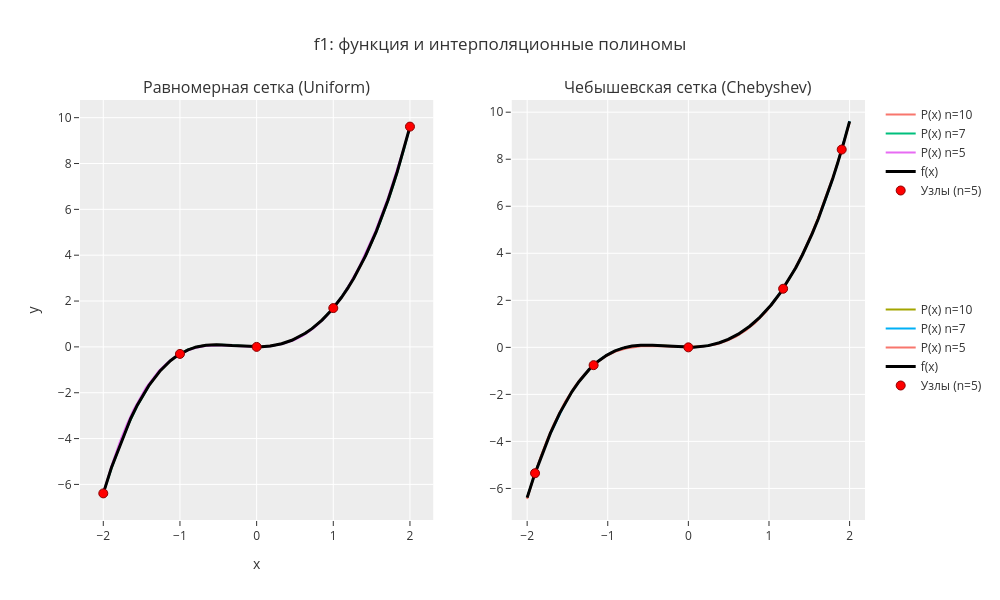

Notebook source saved alongside this figure:
### Code cell
plot_interpolation(dir, "f1", f1, nodes_list)

### Figure 1 — Plotly figure (JSON) as saved in the notebook; plotly's stock layout.template omitted (floating-point values rounded to 4 significant figures; data arrays with more than 128 entries replaced by an {"elided": "..."} marker saying what was removed)
{"data": [{"legendgroup": "uniform", "line": {"width": 2}, "mode": "lines", "name": "P(x) n=10", "type": "scatter", "x": {"elided": "10000 float values"}, "xaxis": "x", "y": {"elided": "10000 float values"}, "yaxis": "y"}, {"legendgroup": "cheb", "line": {"width": 2}, "mode": "lines", "name": "P(x) n=10", "type": "scatter", "x": {"elided": "10000 float values"}, "xaxis": "x2", "y": {"elided": "10000 float values"}, "yaxis": "y2"}, {"legendgroup": "uniform", "line": {"width": 2}, "mode": "lines", "name": "P(x) n=7", "type": "scatter", "x": {"elided": "10000 float values"}, "xaxis": "x", "y": {"elided": "10000 float values"}, "yaxis": "y"}, {"legendgroup": "cheb", "line": {"width": 2}, "mode": "lines", "name": "P(x) n=7", "type": "scatter", "x": {"elided": "10000 float values"}, "xaxis": "x2", "y": {"elided": "10000 float values"}, "yaxis": "y2"}, {"legendgroup": "uniform", "line": {"width": 2}, "mode": "lines", "name": "P(x) n=5", "type": "scatter", "x": {"elided": "10000 float values"}, "xaxis": "x", "y": {"elided": "10000 float values"}, "yaxis": "y"}, {"legendgroup": "cheb", "line": {"width": 2}, "mode": "lines", "name": "P(x) n=5", "type": "scatter", "x": {"elided": "10000 float values"}, "xaxis": "x2", "y": {"elided": "10000 float values"}, "yaxis": "y2"}, {"legendgroup": "uniform", "line": {"color": "black", "width": 3}, "mode": "lines", "name": "f(x)", "type": "scatter", "x": {"elided": "10000 float values"}, "xaxis": "x", "y": {"elided": "10000 float values"}, "yaxis": "y"}, {"legendgroup": "cheb", "line": {"color": "black", "width": 3}, "mode": "lines", "name": "f(x)", "type": "scatter", "x": {"elided": "10000 float values"}, "xaxis": "x2", "y": {"elided": "10000 float values"}, "yaxis": "y2"}, {"legendgroup": "uniform", "marker": {"color": "red", "line": {"color": "darkred", "width": 1}, "size": 9}, "mode": "markers", "name": "Узлы (n=5)", "type": "scatter", "x": [-2.0, -1.0, 0.0, 1.0, 2.0], "xaxis": "x", "y": [-6.391, -0.3069, 0.0, 1.693, 9.609], "yaxis": "y"}, {"legendgroup": "cheb", "marker": {"color": "red", "line": {"color": "darkred", "width": 1}, "size": 9}, "mode": "markers", "name": "Узлы (n=5)", "type": "scatter", "x": [-1.902, -1.176, -1.225e-16, 1.176, 1.902], "xaxis": "x2", "y": [-5.352, -0.7567, -1.837e-48, 2.493, 8.412], "yaxis": "y2"}], "layout": {"annotations": [{"font": {"size": 16}, "showarrow": false, "text": "Равномерная сетка (Uniform)", "x": 0.225, "xanchor": "center", "xref": "paper", "y": 1, "yanchor": "bottom", "yref": "paper"}, {"font": {"size": 16}, "showarrow": false, "text": "Чебышевская сетка (Chebyshev)", "x": 0.775, "xanchor": "center", "xref": "paper", "y": 1, "yanchor": "bottom", "yref": "paper"}], "height": 600, "hovermode": "x unified", "legend": {"tracegroupgap": 100}, "title": {"text": "f1: функция и интерполяционные полиномы"}, "width": 1000, "xaxis": {"anchor": "y", "domain": [0, 0.45], "title": {"text": "x"}}, "xaxis2": {"anchor": "y2", "domain": [0.55, 1]}, "yaxis": {"anchor": "x", "domain": [0, 1], "title": {"text": "y"}}, "yaxis2": {"anchor": "x2", "domain": [0, 1]}}}
